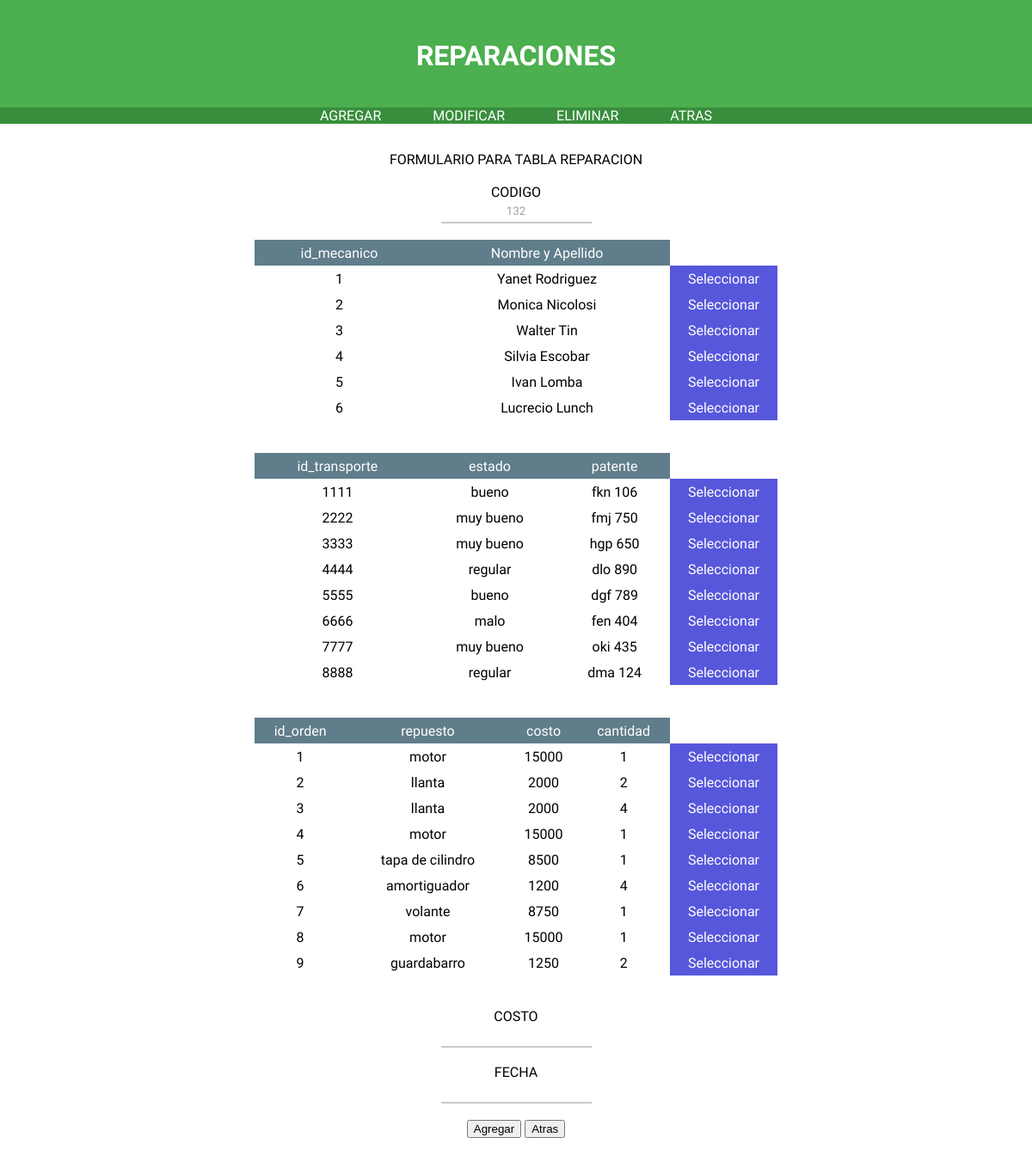
The app's page /Web/php/SUPERVISOR/agregar_reparacion.php (signed in) with its own data.
### tables this page shows
create table if not exists mecanico
 (id_mecanico int primary key,
  nombre varchar(30)
 );

create table if not exists transporte
    (id_transporte int primary key,
     id_vehiculo int,
     id_estado varchar(2),
     num_chasis int,
     num_motor int,
     anio_fabricacion int,
     patente varchar(30) unique,
     km_recorridos int,
     constraint id_vehiculo_fk foreign key(id_vehiculo) references vehiculo (id_vehiculo)
     ON DELETE CASCADE
	 ON UPDATE CASCADE,
     constraint id_estado_fk foreign key (id_estado) references estado (id_estado)
	 ON DELETE CASCADE
	 ON UPDATE CASCADE
);

create table if not exists estado
(id_estado varchar(2) primary key,
	descripcion varchar(20));

create table if not exists orden
	(id_orden int primary key,
    id_repuesto int,
    cantidad int,
    constraint id_repuesto_orden foreign key (id_repuesto) references repuesto (id_repuesto)
	ON DELETE CASCADE
	ON UPDATE CASCADE
);

create table if not exists repuesto
	(id_repuesto int primary key,
     descripcion varchar(20),
     costo double
);

### Web/php/rutas.php (called while the page is built, shortened)
<?php
		$validar_datos_reparacion = "validar_datos_reparacion.php";
		$reparacion_datos ="reparacion_datos.php";
?>

### Web/php/SUPERVISOR/agregar_reparacion.php (the view, shortened to what this page needs)
<html>
	 <?php include ("reparacion_datos.php"); ?>
<?PHP
include ('../rutas.php');
		$consulta_id= mysql_query(" SELECT MAX( codigo_reparacion ) IDR
                                       FROM reparacion ") or die ("no query");
		$fila1 = mysql_fetch_assoc($consulta_id);
		$codigo_reparacion= $fila1["IDR"];
		$codigo_reparacion +=1;
?>
<div id="divContenedor">
<div class="divTabla">
	FORMULARIO PARA TABLA REPARACION
	<form class='contacto' method="post" action="<?php echo $validar_datos_reparacion ?>">
		<div id="contacto">
				<div><label>CODIGO
				<input type="text" name="cod_reparacion"  value="<?php echo $codigo_reparacion?>"readonly = "readonly">
				</label>
				</div>
			<?php
				 $consulta  = mysql_query ("SELECT *
											FROM mecanico ") or die ("no q");
				if ($row = mysql_fetch_array($consulta)){
					echo "<table border = '1'> \n";
					echo "<tr><td>id_mecanico</td><td>Nombre y Apellido</td></tr> \n";
					do{
						echo "<tr><td>".$row["id_mecanico"]."</td><td>".$row["nombre"].
						"</td><td class='tBotonAgregar'><a ?ID=".$row["id_mecanico"].
						"' class = 'tlink'>Seleccionar</a></td></tr> \n";
					} while ($row = mysql_fetch_array ($consulta));
					echo "</table> \n";
				} else {
					echo "no se encontraron ningun registro";
				}
			?>
			<br>
			<?php
				 $consulta  = mysql_query ("SELECT T.id_transporte trans, E.descripcion estado, T.patente patente
											FROM transporte T inner join
											estado E on T.id_Estado = E.id_Estado	") or die ("no q");
				if ($row = mysql_fetch_array($consulta)){
					echo "<table border = '1'> \n";
					echo "<tr><td>id_transporte</td><td>estado</td><td>patente</td></tr> \n";
					do{
						echo "<tr><td>".$row["trans"]."</td><td>".$row["estado"]."</td><td>".$row["patente"].
						"</td><td class='tBotonAgregar'><a ?ID=".$row["trans"]
			."' class = 'tlink'>Seleccionar</a></td></tr> \n";
					} while ($row = mysql_fetch_array ($consulta));
					echo "</table> \n";
				} else {
					echo "no se encontraron ningun registro";
				}
			?>
			<br>
			<?php
				 $consulta  = mysql_query ("SELECT O.id_orden id_orden, RE.descripcion repuesto, RE.costo costo, O.cantidad cantidad
											FROM orden O inner join
											repuesto RE on O.id_repuesto = RE.id_repuesto") or die ("no q");
				if ($row = mysql_fetch_array($consulta)){
					echo "<table border = '1'> \n";
					echo "<tr><td>id_orden</td><td>repuesto</td><td>costo</td><td>cantidad</td></tr> \n";
					do{
						echo "<tr><td>".$row["id_orden"]."</td><td>".$row["repuesto"]."</td><td>".$row["costo"].
						"</td><td>".$row["cantidad"]."</td><td class='tBotonAgregar'><a ?ID=".$row["id_orden"].
						"' class = 'tlink'>Seleccionar</a></td></tr> \n";
					} while ($row = mysql_fetch_array ($consulta));
					echo "</table> \n";
				} else {
					echo "no se encontraron ningun registro";
				}
			?>
			<br>
			<br>
				<div><label>COSTO
					<input type="text" name="costo">
				</label>
				</div>
				<div><label>FECHA
					<input type="text" name="fecha">
				</label>
				</div>
			<input type="submit" value="Agregar">
			<input type="submit" value="Atras" onclick = "location='<?php echo $reparacion_datos?>'"/>
		</div>
	</form>
</div>
</div>
</html>

### Web/Css/login.css (style rules this page uses)
html { margin: 0; padding: 0; }
body { background-color: #FFF; margin: 0; font-family: 'Ubuntu',sans-serif; padding: 0; }
#divContenedor { margin-left: 200px; margin-right: 200px; text-align: center; }
a { color: #FFF; }
.divTabla { padding: 1em 3em; margin: 1em 3em; border-spacing: 0; }
.divTabla table { border-collapse: separate; border-spacing: 0; border-color: #fff; width: 100%; height: auto; border: 0; padding: 0; }
.divTabla td { vertical-align: middle; background-color: #fff; border: 0; height: 30px; text-align: center; padding: 0; color: #000; }
.divTabla tr:first-child td { background-color: #607D8B; text-align: center; color: #fff; }
table tr td.tBotonAgregar { vertical-align: middle; text-align: center; width: 125px; background-color: #5757DC; }
.tLink { color: #FFF; }
input[readonly] { color: #9E9E9E; width: 175px; }
input[type="text"],input[type="password"] { padding: 5px; border: none; border-bottom: solid 2px #c9c9c9; transition: border .3s; font-family: 'Ubuntu',sans-serif; text-align: center; width: 175px; }

### records on screen
mecanico: id_mecanico "1", nombre "Yanet Rodriguez"
mecanico: id_mecanico "2", nombre "Monica Nicolosi"
mecanico: id_mecanico "3", nombre "Walter Tin"
mecanico: id_mecanico "4", nombre "Silvia Escobar"
mecanico: id_mecanico "5", nombre "Ivan Lomba"
mecanico: id_mecanico "6", nombre "Lucrecio Lunch"
transporte: id_transporte "1111", id_estado.descripcion "bueno", patente "fkn 106"
transporte: id_transporte "2222", id_estado.descripcion "muy bueno", patente "fmj 750"
transporte: id_transporte "3333", id_estado.descripcion "muy bueno", patente "hgp 650"
transporte: id_transporte "4444", id_estado.descripcion "regular", patente "dlo 890"
transporte: id_transporte "5555", id_estado.descripcion "bueno", patente "dgf 789"
transporte: id_transporte "6666", id_estado.descripcion "malo", patente "fen 404"
transporte: id_transporte "7777", id_estado.descripcion "muy bueno", patente "oki 435"
transporte: id_transporte "8888", id_estado.descripcion "regular", patente "dma 124"
orden: id_orden "1", id_repuesto.descripcion "motor", id_repuesto.costo "15000", cantidad "1"
orden: id_orden "2", id_repuesto.descripcion "llanta", id_repuesto.costo "2000", cantidad "2"
orden: id_orden "3", id_repuesto.descripcion "llanta", id_repuesto.costo "2000", cantidad "4"
orden: id_orden "4", id_repuesto.descripcion "motor", id_repuesto.costo "15000", cantidad "1"
orden: id_orden "5", id_repuesto.descripcion "tapa de cilindro", id_repuesto.costo "8500", cantidad "1"
orden: id_orden "6", id_repuesto.descripcion "amortiguador", id_repuesto.costo "1200", cantidad "4"
orden: id_orden "7", id_repuesto.descripcion "volante", id_repuesto.costo "8750", cantidad "1"
orden: id_orden "8", id_repuesto.descripcion "motor", id_repuesto.costo "15000", cantidad "1"
orden: id_orden "9", id_repuesto.descripcion "guardabarro", id_repuesto.costo "1250", cantidad "2"
